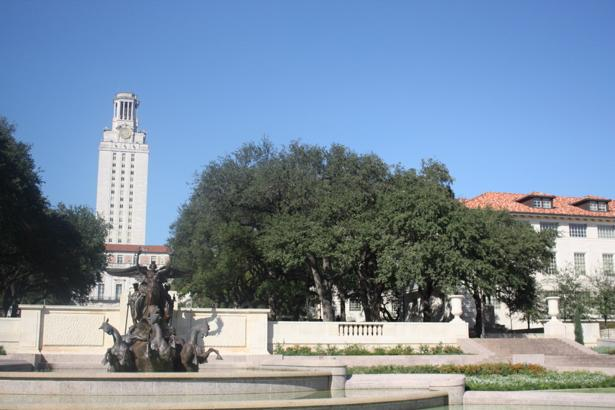
#> input picture static_files/assignments/hw2/resources/uttower/uttower1.jpg, 615 x 410 px
$ jupyter execute --allow-errors hw2.ipynb   (shell and % lines are left out)
#> lines starting #> are read from the running program, lines starting #| are printed output that depends on the picture
### static_files/assignments/hw2/utils.py
import numpy as np

# Functions to convert points to homogeneous coordinates and back
pad = lambda x: np.hstack([x, np.ones((x.shape[0], 1))])
unpad = lambda x: x[:,:-1]

def plot_matches(ax, image1, image2, keypoints1, keypoints2, matches,
                 keypoints_color='k', matches_color=None, only_matches=False):
    """Plot matched features.
    Parameters
    ----------
    ax : matplotlib.axes.Axes
        Matches and image are drawn in this ax.
    image1 : (N, M [, 3]) array
        First grayscale or color image.
    image2 : (N, M [, 3]) array
        Second grayscale or color image.
    keypoints1 : (K1, 2) array
        First keypoint coordinates as ``(row, col)``.
    keypoints2 : (K2, 2) array
        Second keypoint coordinates as ``(row, col)``.
    matches : (Q, 2) array
        Indices of corresponding matches in first and second set of
        descriptors, where ``matches[:, 0]`` denote the indices in the first
        and ``matches[:, 1]`` the indices in the second set of descriptors.
    keypoints_color : matplotlib color, optional
        Color for keypoint locations.
    matches_color : matplotlib color, optional
        Color for lines which connect keypoint matches. By default the
        color is chosen randomly.
    only_matches : bool, optional
        Whether to only plot matches and not plot the keypoint locations.
    """

    image1.astype(np.float32)
    image2.astype(np.float32)

    new_shape1 = list(image1.shape)
    new_shape2 = list(image2.shape)

    if image1.shape[0] < image2.shape[0]:
        new_shape1[0] = image2.shape[0]
    elif image1.shape[0] > image2.shape[0]:
        new_shape2[0] = image1.shape[0]

    if image1.shape[1] < image2.shape[1]:
        new_shape1[1] = image2.shape[1]
    elif image1.shape[1] > image2.shape[1]:
        new_shape2[1] = image1.shape[1]

    if new_shape1 != image1.shape:
        new_image1 = np.zeros(new_shape1, dtype=image1.dtype)
        new_image1[:image1.shape[0], :image1.shape[1]] = image1
        image1 = new_image1

    if new_shape2 != image2.shape:
        new_image2 = np.zeros(new_shape2, dtype=image2.dtype)
        new_image2[:image2.shape[0], :image2.shape[1]] = image2
        image2 = new_image2

    image = np.concatenate([image1, image2], axis=1)

    offset = image1.shape

    if not only_matches:
        ax.scatter(keypoints1[:, 1], keypoints1[:, 0],
                   facecolors='none', edgecolors=keypoints_color)
        ax.scatter(keypoints2[:, 1] + offset[1], keypoints2[:, 0],
                   facecolors='none', edgecolors=keypoints_color)

    ax.imshow(image, interpolation='nearest', cmap='gray')
    ax.axis((0, 2 * offset[1], offset[0], 0))

    for i in range(matches.shape[0]):
        idx1 = matches[i, 0]
        idx2 = matches[i, 1]

        if matches_color is None:
            color = np.random.rand(3)
        else:
            color = matches_color

        ax.plot((keypoints1[idx1, 1], keypoints2[idx2, 1] + offset[1]),
                (keypoints1[idx1, 0], keypoints2[idx2, 0]),'-', color=color)


# [79 lines left out: function plot_matches_cv2, not called in this run]

### static_files/assignments/hw2/panorama.py
import math
import numpy as np
import random

from utils import pad, unpad

'''
 !!!!!!!!!!!!!!!!!!!!!!!!!!!!!!!!!!!!!!!!!!!!!!!!!!!!!!!!!
 !!! NE MODIFIEZ PAS LE CODE EN DEHORS DES BLOCS TODO. !!!
 !!!  L'EVALUATEUR AUTOMATIQUE SERA TRES MECHANT AVEC  !!!
 !!!            VOUS SI VOUS LE FAITES !               !!!
 !!!!!!!!!!!!!!!!!!!!!!!!!!!!!!!!!!!!!!!!!!!!!!!!!!!!!!!!!
'''

def fit_transform_matrix(p0, p1):
    """ Calcul la matrice de transformation H tel que p0 * H.T = p1

    Indication importante :
        Vous pouvez utiliser la fonction "np.linalg.lstsq" ou
        la fonction "np.linalg.svd" pour résoudre le problème.

    Entrées :
        p0 : un tableau numpy de dimension (M, 2) contenant
             les coordonnées des points à transformer
        p1 : un tableau numpy de dimension (M, 2) contenant
             les coordonnées des points destination

             Chaque coordonnée [x,y] dans p0 ou p1 indique
             la position d'un point-clé [col, ligne] dans
             l'image associée. C-à-d.  p0[i,:] = [x_i, y_i]
             et  p1[j,:] = [x'_j, y'_j]

    Sortie :
        H  : Tableau numpy de dimension (3,3) représentant la
             matrice de transformation d'homographie.
    """

    assert (p1.shape[0] == p0.shape[0]),\
        'Nombre différent de points en p1 et p2'

    H = None

    #TODO 1 : Calculez la matrice de transformation H.
    # TODO-BLOC-DEBUT
    raise NotImplementedError("TODO 1 : dans panorama.py non implémenté")
    # TODO-BLOC-FIN

    return H

def ransac(keypoints1, keypoints2, matches, n_iters=500, threshold=1):
    """
    Utilisez RANSAC pour trouver une transformation projective robuste

        1. Sélectionnez un ensemble aléatoire de correspondances
        2. Calculez la matrice de transformation H
        3. Calculez les bonnes correspondances (inliers)
        4. Gardez le plus grand ensemble de bonnes correspondances
        5. En final, recalculez la matrice de transformation H sur
           tout l'ensemble des bonnes correspondances

    Entrées :
        keypoints1 -- matrice M1 x 2, chaque rangée contient les coordonnées
                      d'un point-clé (x_i,y_i) dans image1
        keypoints2 -- matrice M2 x 2, chaque rangée contient les coordonnées
                      d'un point-clé (x'_i,y'_i) dans image2
        matches  -- matrice N x 2, chaque rangée représente une correspondance
                    [indice_dans_keypoints1, indice_dans_keypoints2]
        n_iters -- le nombre d'itérations à effectuer pour RANSAC
        threshold -- le seuil pour sélectionner des bonnes correspondances

    Sorties :
        H -- une estimation robuste de la matrice de transformation H
        matches[max_inliers] -- matrice (max_inliers x 2) des bonnes correspondances
    """
    # indices des bonnes correspondances dans le tableau 'matches'
    max_inliers = []

    # matrice de transformation Homographique
    H = None

    # Initialisation du générateur de nombres aléatoires
    # fixé le seed pour pouvoir comparer le résultat retourné par
    # cette fonction par rapport à la solution référence
    random.seed(131)

    #TODO 2 : Implémentez ici la méthode RANSAC pour trouver une transformation robuste
    # entre deux images image1 et image2.
    # TODO-BLOC-DEBUT
    raise NotImplementedError("TODO 2 : dans panorama.py non implémenté")
    # TODO-BLOC-FIN

    return H, matches[max_inliers]


# [222 lines left out: functions get_output_space, warp_image, naive_fusion, fusion, stitch_multiple_images, not called in this run]

### static_files/assignments/hw2/hw2.ipynb
# Devoir 3 &mdash; Images Panoramiques

## Initialisation du bloc-notes

[cell 1]
#
# Exécutez cette cellule dans l'environement Colab uniquement - Sinon, ignorez.
#

[cell 2]
from __future__ import print_function

# Setup
import numpy as np
from skimage.io import imread
from skimage.feature import ORB, match_descriptors
from skimage.color import rgb2gray

import matplotlib.pyplot as plt
from time import time

plt.rcParams['figure.figsize'] = (15.0, 12.0) # set default size of plots
plt.rcParams['image.interpolation'] = 'nearest'
plt.rcParams['image.cmap'] = 'gray'

# for auto-reloading extenrnal modules

## 1. Description

Ce devoir traite la transformation de l'image, la méthode robuste RANSAC, la projection bilineaire inverse et la fusion d'images dans un panorama.

L'assemblage d'images en panorama est un très grand succès de la vision par ordinateur. Matthew Brown et David G. Lowe ont publié un célèbre [article](https://drive.google.com/file/d/1qB54hR4TS_7But2KKkvuk6jTV1uWg8Tf/view?usp=sharing) sur cette technique en 2007. Depuis lors, cette technologie a été largement adoptée dans de nombreuses applications telles que "**Google Street View**", les photos panoramiques sur les smartphones et les logiciels d'assemblage tels que **Photosynth** et **AutoStitch**.

Dans ce devoir, vous allez mettre en oeuvre un système pour combiner une série d'images se chevauchant en une seule image panoramique. Les fonctions ORB de OpenCV sont utilisées pour la détection des points-clés dans les images et fournissent un appariement initial.

Dans un premier temps, vous allez implémenter le code qui calcule la matrice de transformation entre deux images à partir des paires de correnspondance de points-clés dans ces images. Ensuite, et à l'aide de RANSAC, vous allez séparer les bonnes correspondances (inliers) des mauvaises (outliers) afin d'aligner automatiquement les images et déterminer leurs chevauchements ainsi que leurs positions relatives les unes par rapport aux autres.
L'étape suivante, pour chaque image à transformer, utilisez la transformation retournée par RANSAC pour implémenter la projections bilineaire inverse dans l'image destination.
Enfin, fusionnerez les images résultantes en un seul panorama homogène.

Les étapes requises pour créer un panorama sont indiquées ci-dessous. Celles que vous devez implémenter sont indiquées en gras :

1. Extraire les primitives dans les images
2. Mise en correspondance des primitives
3. **Calcul de la matrice de transformation**
4. **Alignement des images à l'aide de RANSAC**
5. **Projection et interpolation des images**
4. **Fusion des images dans un panorama**

Pour vous aider à démarrer dans ce devoir, ce bloc-notes contient des tests et/ou affiche les résultats attendus pour l'exemple d'images utilisées.

## 2. Règles de codage

**<span style='color:Red'>
NE MODIFIEZ PAS LE CODE SQUELETTE EN DEHORS DES BLOCS TODO.<br>L'EVALUATEUR AUTOMATIQUE SERA TRES MECHANT AVEC VOUS SI VOUS LE FAITES !
</span>**

### 2.1. Résumé des fonctions potentiellement utiles (vous n'êtes pas obligé de les utiliser)
- np.divide,
- np.eye,
- np.ndarray,
- np.dot,
- np.linalg.svd,
- np.linalg.inv

### 2.2. Résumé des fonctions <span style='color:Red'>interdites</span>
- cv2.findHomography,
- cv2.perspectiveTransform,
- cv2.warpPerspective,
- cv2.remap,
- cv2.getAffineTransform,
- cv2.getPerspectiveTransform,
- cv2.invertAffineTransform,
- cv2.warpAffine,
- skimage.transform.ProjectiveTransform,
- skimage.measure.ransac,
- skimage.transform.SimilarityTransform,
- skimage.transform.AffineTransform,
- skimage.transform.FundamentalMatrixTransform,
- skimage.transform.warp,
- skimage.transform.warp_coords

Vous pouvez utiliser ces fonctions pour le débogage de votre code, mais la version finale ne doit en aucun cas les inclure faute d'avoir un zéro pour le devoir.

## 3. Préparation des données

[cell 3]
# Commençant par charger deux images
img1 = imread('resources/uttower/uttower1.jpg')
#> img1 is the input picture: shape (410, 615, 3); mean R, G, B 121.9, 140, 159
img2 = imread('resources/uttower/uttower2.jpg')
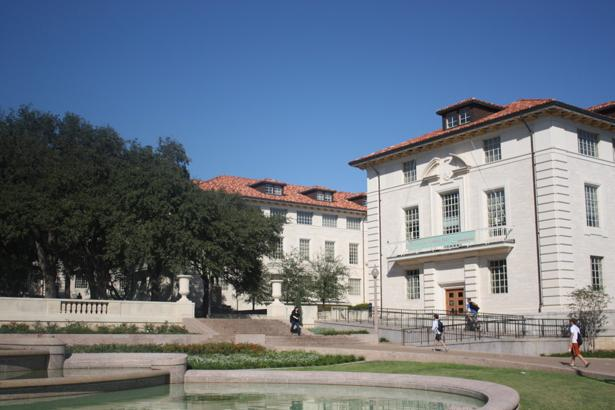
#> input picture static_files/assignments/hw2/resources/uttower/uttower2.jpg, 615 x 410 px
#> img2 is the input picture: shape (410, 615, 3); mean R, G, B 107.7, 118.9, 132.1
imgs = [img1, img2]

# construisons l'objet orb pour la detection, description
# et mise en correspondance par la méthode ORB
orb = ORB(n_keypoints=1000, fast_threshold=0.05)

# détection des points-clés et construction des
# descripteurs associés
keypoints_list   = []  # keypoints[i] corresponds to imgs[i]
descriptors_list = []  # descriptors[i] corresponds to keypoints[i]
for img in imgs:
    orb.detect_and_extract(rgb2gray(img))
    keypoints = orb.keypoints
    descriptors = orb.descriptors

    keypoints_list.append(keypoints)
    descriptors_list.append(descriptors)
#> this loop made 2 passes
#> after the loop, descriptors_list = 2 items; keypoints_list = 2 point arrays, longest 1000 points

# Affichage des points-clés détectés
keypoints1 = keypoints_list[0]
#> keypoints1 = 1000 pairs, first value 100.8 to 389, second value 20 to 593
keypoints2 = keypoints_list[1]
#> keypoints2 = 1000 pairs, first value 112 to 369, second value 33 to 595

plt.subplot(1,2,1)
plt.imshow(img1)
plt.scatter(keypoints1[:,1], keypoints1[:,0], marker='x')
plt.axis('off')
plt.title('Detected Keypoints for Image 1', y=-0.05)

plt.subplot(1,2,2)
plt.imshow(img2)
plt.scatter(keypoints2[:,1], keypoints2[:,0], marker='x')
plt.axis('off')
plt.title('Detected Keypoints for Image 2', y=-0.05)
plt.show()
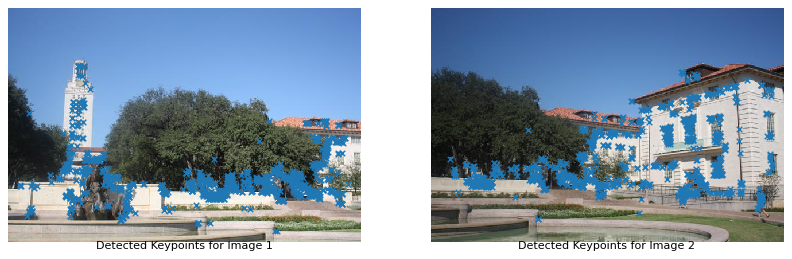
#> figure drawn by matplotlib, 2 panels

Le code suivant effectue la mise en correspondance des deux images et affiche l'ensemble des correspondances détectées

[cell 4]
from utils import plot_matches

matches_list = []  # matches_list[i] décrit la paire de correspondance entre les descripteurs descriptors[i] et descriptors[i+1]
for i in range(len(imgs)-1):
    matches = match_descriptors(descriptors_list[i], descriptors_list[i+1], cross_check=True)
    matches_list.append(matches)
#> this loop made 1 pass
#> after the loop, matches_list = 1 item

# traçons les correspondances...
fig, ax = plt.subplots(1, 1, figsize=(15, 12))
ax.axis('off')
plot_matches(ax, img1, img2, keypoints1, keypoints2, matches)
#> in plot_matches, `image = np.concatenate([image1, image2], axis=1)`:
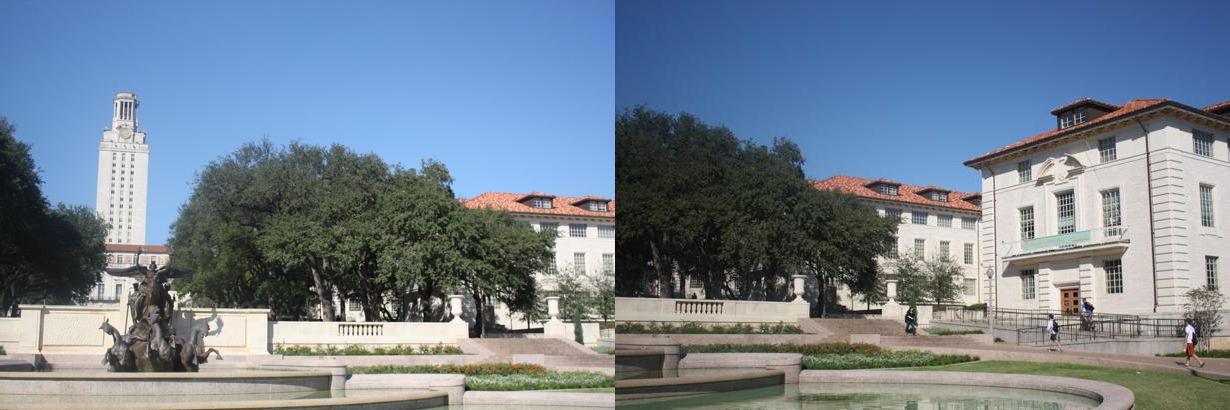
#> image: shape (410, 1230, 3); mean R, G, B 114.8, 129.4, 145.5
#> the loop in plot_matches, `for i in range(matches.shape[0]):` made 369 passes
#> (idx1, idx2) on passes 1 to 12: (5, 294), (9, 22), (10, 134), (11, 163), (18, 16), (20, 23), (21, 470), (23, 31), (24, 623), (25, 68), (26, 332), (27, 1)
plt.title('Paires de correspondance détectées (avec erreurs)', y=-0.05)
plt.show()
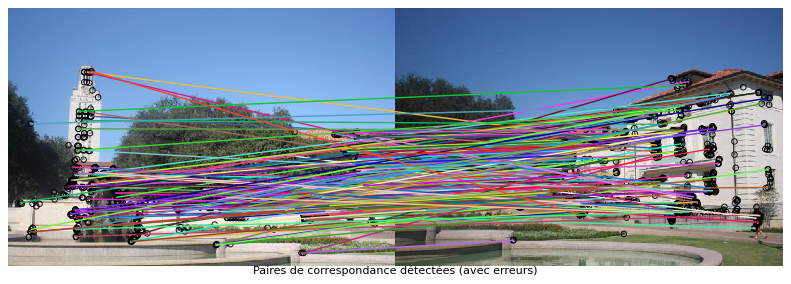
#> figure drawn by matplotlib, 1 panel

## 4. Les tâches

### 4.1. Estimation de la matrice de transformation [TODO 1] (20 points)

Nous avons maintenant une liste de points clés correspondants sur les deux images. Nous allons l'utiliser pour trouver une matrice de transformation qui mappe les points de la première image aux coordonnées correspondantes dans la deuxième image. En d'autres termes, si le point $p_1 = [y_1,x_1]$ dans l'image 1 correspond à $p_2=[y_2, x_2]$ dans l'image 2, nous devons trouver une matrice de transformation $H$ telle que

$$
\tilde{p_1}\mathbf{H}^T = \tilde{p_2},
$$

où $\tilde{p_1}$ et $\tilde{p_2}$ sont des coordonnées homogènes de $p_1$ et $p_2$.

Notez qu'il peut être impossible de trouver la transformation $H$ qui mappe chaque point de l'image 1 **exactement** au point correspondant de l'image 2. Cependant, nous pouvons estimer la matrice de transformation avec les moindres carrés ou la décomposition en valeurs singulières. Étant donné $N$ paires de points-clés correspondants, soit $\mathbf{X_1}$ et $\mathbf{X_2}$ des matrices $ N \times 3 $ dont les lignes sont des coordonnées homogènes des points clés correspondants dans l'image 1 et l'image 2 respectivement. Nous pouvons estimer $H$ en résolvant le problème des moindres carrés,

$$
\mathbf{X_1}\,\mathbf{H}^T = \mathbf{X_2}
$$

Implémentez **`fit_transform_matrix`** dans` panorama.py`

*- Indication : lisez les documentations sur [np.linalg.lstsq](https://docs.scipy.org/doc/numpy/reference/generated/numpy.linalg.lstsq.html)* et [np.linalg.svd](https://numpy.org/doc/1.18/reference/generated/numpy.linalg.svd.html)

[cell 5]
from panorama import fit_transform_matrix

# test de validité pour fit_transform_matrix

# test donnée en entrée
a = np.array([[0.0, 0.0],
              [0.0, 1.0],
              [1.0, 0.0],
              [1.0, 1.0]])

# test donnée en sortie
v = np.sqrt(2)/2
b = np.array([[ 0.0, 0.0],
              [   v,   v],
              [   v,  -v],
              [ v+v, 0.0]])

# premier test
#> (the rest of this cell did not finish here and is left out)

### 4.2. Alignement des images à l'aide de RANSAC [TODO 2] (20 points)
Plutôt que d'utiliser directement toutes nos correspondances de points-clés comme entrée pour la fonction `fit _transform_ matrix`, nous pouvons plutôt utiliser RANSAC (["RANdom SAmple Consensus"](https://en.wikipedia.org/wiki/Random_sample_consensus)) pour sélectionner uniquement les bonnes correspondances (inliers) pour calculer la matrice de transformation.

Les étapes de RANSAC sont :
    1. Sélectionner un ensemble aléatoire de correspondances
    2. Caluler la matrice de transformation
    3. Trouver les bonnes correspondances (inliers) en utilisant le seuil donné
    4. Répéter le processus et conserver le plus grand nombre de bonne correspondances
    5. Recalculer l’estimation par les moindres carrés de la matrice de transformation
       en utilisant que les bonnes correspondances

Implémentez **`ransac`** dans` panorama.py`. Puis, exécutez le code suivant pour obtenir la matrice de transformation robuste $\mathbf{H}$ et l'ensemble des bonnes correspondances détectées par RANSAC.

[cell 6]
from panorama import ransac

# choix de seed  pour pouvoir comparer le résultat retourné par ransac
# par rapport à la solution affichée
np.random.seed(131)

#> (the rest of this cell did not finish here and is left out)
